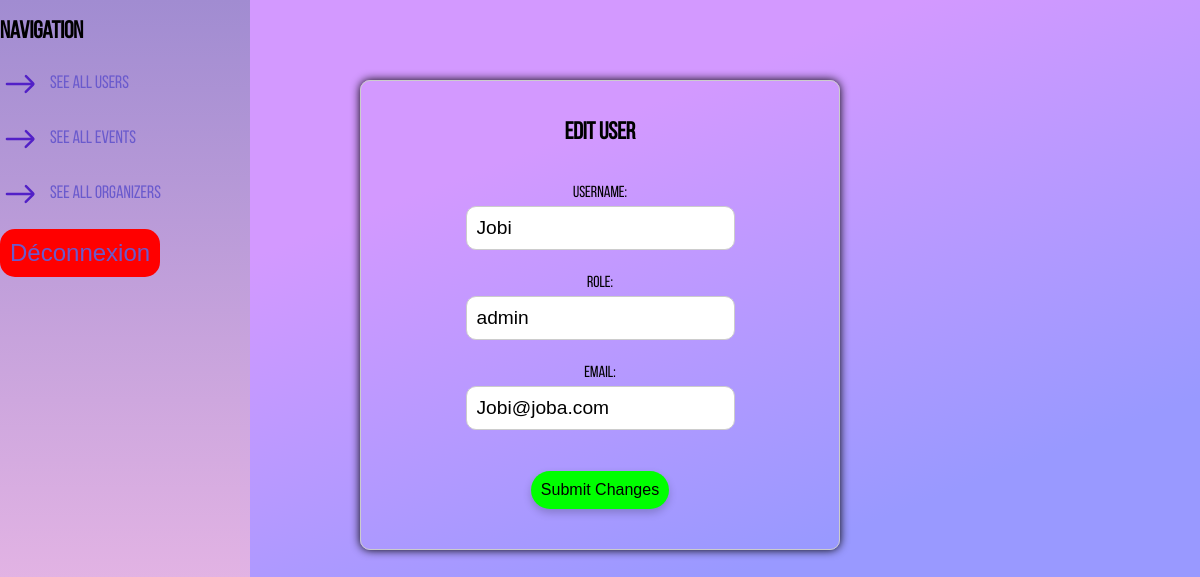
The page /php/public/?page=editUser&id_user=1 (signed in) on the database its author committed.
### tables this page shows
CREATE TABLE `user` (
  `id_user` int NOT NULL,
  `name` varchar(50) NOT NULL,
  `email` varchar(50) NOT NULL,
  `password` varchar(255) NOT NULL,
  `role` varchar(15) NOT NULL
);

### php/src/controllers/UserController.php (called while the page is built, shortened)
<?php
require_once __DIR__ . "/../models/User.php";
class UserController
{
    private $userModel;
    public function __construct($db)
    {
        $this->userModel = new User($db);
    }
    public function getUserById($id): mixed
    {
        return $this->userModel->getUserById($id);
    }
}

### php/src/models/User.php (called while the page is built, shortened)
<?php
class User
{
    private $pdo;
    public function __construct($pdo)
    {
        $this->pdo = $pdo;
    }
    public function getUserById($idUser): mixed
    {
        try {
            $sqlRequest = "SELECT * FROM user WHERE id_user = :id_user";
            $stmt = $this->pdo->prepare($sqlRequest);
            $stmt->execute([":id_user" => $idUser]);
            return $stmt->fetch(PDO::FETCH_ASSOC);
        } catch (\Throwable $th) {
            error_log($th->getMessage());
            return ["error" => "Something went wrong when getting the user by id"];
        }
    }
}

### php/views/adminPages/adminUpdateUser.php (the view, shortened to what this page needs)
<?php
if (isset($_GET["id_user"])) {
    $id_user = $_GET["id_user"];
    $user = $userController->getUserById($id_user);
    unset($user["password"]);
} else {
    echo "User not found";
    exit;
}
?>
<section class="edit-section">
    <div class="edit-form">
        <h1>Edit User</h1>
        <form method="POST">
            <label for="username">Username:</label>
            <input type="text" id="username" name="username" value="<?= htmlspecialchars($user['name']) ?>" required>
            <label for="role">Role:</label>
            <input type="text" id="role" name="role" value="<?= htmlspecialchars($user['role']) ?>" required>
            <label for="role">Email:</label>
            <input type="email" id="email" name="email" value="<?= htmlspecialchars($user['email']) ?>" required>
            <button class="btn-submit">Submit Changes</button>
        </form>
    </div>
</section>

### php/public/styles/main.css (style rules this page uses)
body { margin: 0; padding: 0; background: linear-gradient(159deg, #d399ff 28%, #9999ff 68%); font-family: "Bebas-Neue", sans-serif; min-height: 100vh; max-height: fit-content; }

### php/public/styles/adminNavbar.css (style rules this page uses)
body { margin: 0; padding: 0; font-family: Arial, sans-serif; display: flex; height: fit-content; }

### php/public/styles/adminUpdate.css (style rules this page uses)
.edit-section { position: absolute; right: 30%; left: 30%; top: 10%; padding: 20px; border: 1px solid #ccc; border-radius: 10px; box-shadow: 0 0 10px rgba(0, 0, 0); width: auto; height: auto; }
.edit-section .edit-form h1 { text-align: center; margin-bottom: 20px; }
.edit-section .edit-form form { display: flex; flex-direction: column; align-items: center; justify-content: center; padding: 20px; gap: 5px; }
.edit-section .edit-form form input { width: auto; padding: 10px; margin-bottom: 20px; border: 1px solid #ccc; border-radius: 10px; font-size: larger; }
.btn-submit { background-color: #00ff00; margin-top: 1em; font-size: 1em; border-radius: 20px; padding: 10px; border: none; box-shadow: 0 4px 8px rgba(0, 0, 0, 0.2); }

### rows shown on the page
user: username "Jobi", role "admin", email "Jobi@joba.com"
